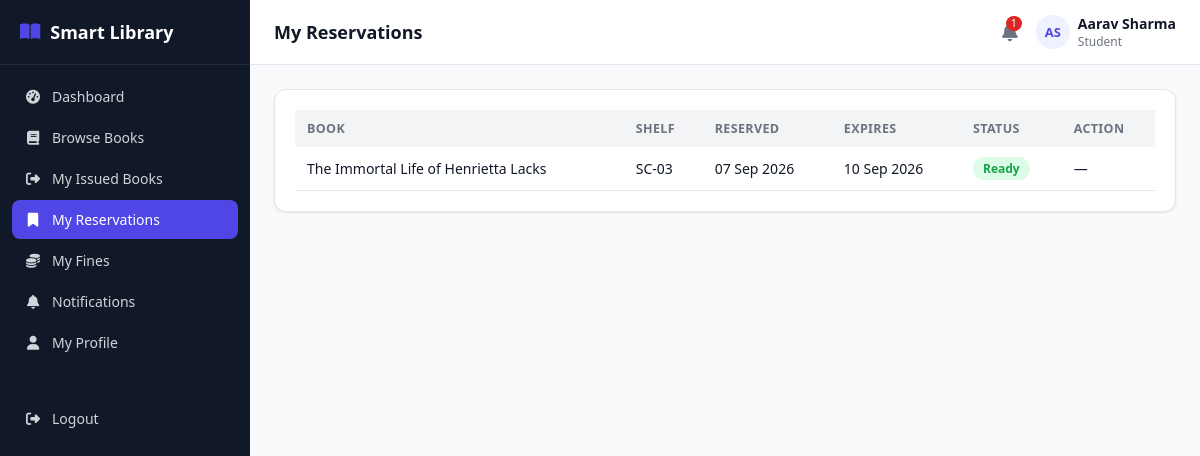
Page /student/reservations.php (signed in) on the committed database.
### tables this page shows
CREATE TABLE reservations (
    id INT AUTO_INCREMENT PRIMARY KEY,
    student_id INT NOT NULL,
    book_id INT NOT NULL,
    reservation_date DATE NOT NULL,
    expiry_date DATE DEFAULT NULL,
    status ENUM('pending','approved','ready','completed','cancelled','expired') NOT NULL DEFAULT 'pending',
    created_at TIMESTAMP DEFAULT CURRENT_TIMESTAMP,
    FOREIGN KEY (student_id) REFERENCES students(id) ON DELETE CASCADE,
    FOREIGN KEY (book_id) REFERENCES books(id) ON DELETE CASCADE
);

CREATE TABLE books (
    id INT AUTO_INCREMENT PRIMARY KEY,
    isbn VARCHAR(30) NOT NULL UNIQUE,
    title VARCHAR(200) NOT NULL,
    author_id INT DEFAULT NULL,
    category_id INT DEFAULT NULL,
    publisher_id INT DEFAULT NULL,
    publication_year YEAR DEFAULT NULL,
    edition VARCHAR(30) DEFAULT NULL,
    language VARCHAR(40) DEFAULT 'English',
    pages INT DEFAULT NULL,
    price DECIMAL(10,2) DEFAULT 0.00,
    shelf_number VARCHAR(30) DEFAULT NULL,
    total_copies INT NOT NULL DEFAULT 1,
    available_copies INT NOT NULL DEFAULT 1,
    description TEXT DEFAULT NULL,
    image VARCHAR(255) DEFAULT NULL,
    status ENUM('active','inactive') NOT NULL DEFAULT 'active',
    created_at TIMESTAMP DEFAULT CURRENT_TIMESTAMP,
    updated_at TIMESTAMP DEFAULT CURRENT_TIMESTAMP ON UPDATE CURRENT_TIMESTAMP,
    FOREIGN KEY (author_id) REFERENCES authors(id) ON DELETE SET NULL,
    FOREIGN KEY (category_id) REFERENCES categories(id) ON DELETE SET NULL,
    FOREIGN KEY (publisher_id) REFERENCES publishers(id) ON DELETE SET NULL,
    INDEX idx_title (title),
    INDEX idx_isbn (isbn)
);

### student/reservations.php (the view, shortened to what this page needs)
<?php
require_once __DIR__ . '/../includes/functions.php';
require_once __DIR__ . '/../includes/auth-check.php';
$stu = $pdo->prepare("SELECT * FROM students WHERE user_id=?");
$stu->execute([$_SESSION['user_id']]);
$student = $stu->fetch();
$studentId = $student['id'];
$reservations = $pdo->prepare("
    SELECT rv.*, b.title, b.shelf_number FROM reservations rv JOIN books b ON b.id=rv.book_id
    WHERE rv.student_id=? ORDER BY rv.id DESC");
$reservations->execute([$studentId]);
$reservations = $reservations->fetchAll();
include __DIR__ . '/../includes/header.php';
?>
<div class="card">
    <?php if (!$reservations): ?>
        <div class="empty-state"><i class="fa-solid fa-bookmark"></i>You haven't reserved any books yet.<br><a href="books.php">Browse the catalog &rarr;</a></div>
    <?php else: ?>
    <div class="table-wrap">
        <table class="data-table">
            <thead><tr><th>Book</th><th>Shelf</th><th>Reserved</th><th>Expires</th><th>Status</th><th>Action</th></tr></thead>
            <tbody>
            <?php foreach ($reservations as $r): ?>
                <tr>
                    <td><?= e($r['title']) ?></td>
                    <td><?= e($r['shelf_number']) ?></td>
                    <td><?= fmtDate($r['reservation_date']) ?></td>
                    <td><?= fmtDate($r['expiry_date']) ?></td>
                    <td><?= statusBadge($r['status']) ?></td>
                    <td>
                        <?php if (in_array($r['status'], ['pending','approved'], true)): ?>
                        <form method="POST" data-confirm="Cancel this reservation?">
                            <?= csrfField() ?><input type="hidden" name="id" value="<?= $r['id'] ?>">
                            <button class="btn btn-sm btn-danger" type="submit"><i class="fa-solid fa-xmark"></i> Cancel</button>
                        </form>
                        <?php else: ?>—<?php endif; ?>
                    </td>
                </tr>
            <?php endforeach; ?>
            </tbody>
        </table>
    </div>
    <?php endif; ?>
</div>
<?php include __DIR__ . '/../includes/footer.php'; ?>

### includes/functions.php (shortened to what this page needs)
<?php
function e($value) {
    return htmlspecialchars($value ?? '', ENT_QUOTES, 'UTF-8');
}
function fmtDate($date) {
    return date('d M Y', strtotime($date));
}
function statusBadge($status) {
    $colors = [
        'active' => 'badge-green', 'available' => 'badge-green', 'paid' => 'badge-green',
        'returned' => 'badge-green', 'completed' => 'badge-green', 'approved' => 'badge-green', 'ready' => 'badge-green',
        'issued' => 'badge-blue', 'pending' => 'badge-yellow',
        'overdue' => 'badge-red', 'inactive' => 'badge-gray', 'cancelled' => 'badge-gray',
        'expired' => 'badge-gray', 'lost' => 'badge-red', 'damaged' => 'badge-red', 'waived' => 'badge-gray',
    ];
    $class = $colors[$status] ?? 'badge-gray';
    return '<span class="badge ' . $class . '">' . e(ucfirst($status)) . '</span>';
}

### assets/css/style.css (style rules this page uses)
:root { --primary: #4f46e5; --primary-dark: #4338ca; --primary-light: #eef2ff; --success: #16a34a; --success-light: #dcfce7; --warning: #ca8a04; --warning-light: #fef9c3; --danger: #dc2626; --danger-light: #fee2e2; --gray: #6b7280; --gray-light: #f3f4f6; --border: #e5e7eb; --text: #111827; --text-muted: #6b7280; --bg: #f9fafb; --white: #ffffff; --sidebar-w: 250px; --radius: 12px; --shadow: 0 1px 3px rgba(0,0,0,0.06), 0 1px 2px rgba(0,0,0,0.04); }
* { box-sizing: border-box; }
body { margin: 0; font-family: 'Segoe UI', system-ui, -apple-system, Roboto, sans-serif; background: var(--bg); color: var(--text); font-size: 15px; }
.card { background: var(--white); border: 1px solid var(--border); border-radius: var(--radius); box-shadow: var(--shadow); padding: 20px; }
.table-wrap { overflow-x: auto; }
table.data-table { width: 100%; border-collapse: collapse; font-size: 14px; }
.data-table th { text-align: left; padding: 10px 12px; background: var(--gray-light); font-weight: 700; font-size: 12.5px; text-transform: uppercase; letter-spacing: 0.03em; color: var(--text-muted); white-space: nowrap; }
.data-table td { padding: 10px 12px; border-bottom: 1px solid var(--border); vertical-align: middle; }
.badge { padding: 3px 10px; border-radius: 999px; font-size: 12px; font-weight: 700; display: inline-block; }
.badge-green { background: var(--success-light); color: var(--success); }

### rows in the picture
reservations: book.title "The Immortal Life of Henrietta Lacks", book.shelf_number "SC-03", reservation_date "07 Sep 2026", expiry_date "10 Sep 2026", status "Ready"

### other values in the picture
$label "Dashboard"
$label "Browse Books"
$label "My Issued Books"
$label "My Reservations"
$label "My Fines"
$label "Notifications"
$label "My Profile"
$pageTitle "My Reservations"
$unreadCount "1"
$initials "AS"
$_SESSION['name'] "Aarav Sharma"
$_SESSION['role'] "Student"
